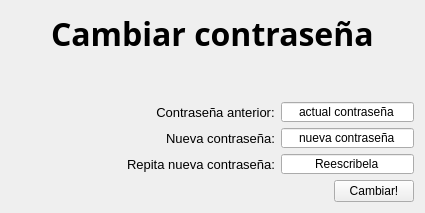
            <widget class="QWidget" name="CambiarContra">
             <layout class="QVBoxLayout" name="verticalLayout_10">
              <item>
               <layout class="QHBoxLayout" name="horizontalLayout_18">
                <item>
                 <spacer name="horizontalSpacer_17">
                  <property name="orientation">
                   <enum>Qt::Horizontal</enum>
                  </property>
                  <property name="sizeHint" stdset="0">
                   <size>
                    <width>40</width>
                    <height>20</height>
                   </size>
                  </property>
                 </spacer>
                </item>
                <item>
                 <widget class="QLabel" name="AlarmayNotif_4">
                  <property name="font">
                   <font>
                    <family>Myriad Pro</family>
                    <pointsize>24</pointsize>
                    <weight>75</weight>
                    <bold>true</bold>
                   </font>
                  </property>
                  <property name="text">
                   <string>Cambiar contraseña</string>
                  </property>
                 </widget>
                </item>
                <item>
                 <spacer name="horizontalSpacer_18">
                  <property name="orientation">
                   <enum>Qt::Horizontal</enum>
                  </property>
                  <property name="sizeHint" stdset="0">
                   <size>
                    <width>40</width>
                    <height>20</height>
                   </size>
                  </property>
                 </spacer>
                </item>
               </layout>
              </item>
              <item>
               <spacer name="verticalSpacer_8">
                <property name="orientation">
                 <enum>Qt::Vertical</enum>
                </property>
                <property name="sizeHint" stdset="0">
                 <size>
                  <width>20</width>
                  <height>40</height>
                 </size>
                </property>
               </spacer>
              </item>
              <item>
               <layout class="QHBoxLayout" name="horizontalLayout_19">
                <item>
                 <spacer name="horizontalSpacer_20">
                  <property name="orientation">
                   <enum>Qt::Horizontal</enum>
                  </property>
                  <property name="sizeHint" stdset="0">
                   <size>
                    <width>40</width>
                    <height>20</height>
                   </size>
                  </property>
                 </spacer>
                </item>
                <item>
                 <widget class="QLabel" name="ContraAnteriorLabel">
                  <property name="font">
                   <font>
                    <pointsize>10</pointsize>
                   </font>
                  </property>
                  <property name="text">
                   <string>Contraseña anterior:</string>
                  </property>
                  <property name="alignment">
                   <set>Qt::AlignCenter</set>
                  </property>
                 </widget>
                </item>
                <item>
                 <widget class="QLineEdit" name="ContraAnteriorLineEdit">
                  <property name="minimumSize">
                   <size>
                    <width>133</width>
                    <height>20</height>
                   </size>
                  </property>
                  <property name="maximumSize">
                   <size>
                    <width>133</width>
                    <height>20</height>
                   </size>
                  </property>
                  <property name="text">
                   <string>actual contraseña</string>
                  </property>
                  <property name="alignment">
                   <set>Qt::AlignCenter</set>
                  </property>
                 </widget>
                </item>
               </layout>
              </item>
              <item>
               <layout class="QHBoxLayout" name="horizontalLayout_20">
                <item>
                 <spacer name="horizontalSpacer_21">
                  <property name="orientation">
                   <enum>Qt::Horizontal</enum>
                  </property>
                  <property name="sizeHint" stdset="0">
                   <size>
                    <width>40</width>
                    <height>20</height>
                   </size>
                  </property>
                 </spacer>
                </item>
                <item>
                 <widget class="QLabel" name="CambiarContraLabel">
                  <property name="font">
                   <font>
                    <pointsize>10</pointsize>
                   </font>
                  </property>
                  <property name="text">
                   <string>Nueva contraseña:</string>
                  </property>
                  <property name="alignment">
                   <set>Qt::AlignCenter</set>
                  </property>
                 </widget>
                </item>
                <item>
                 <widget class="QLineEdit" name="CambiarContraLineEdit">
                  <property name="minimumSize">
                   <size>
                    <width>133</width>
                    <height>20</height>
                   </size>
                  </property>
                  <property name="maximumSize">
                   <size>
                    <width>133</width>
                    <height>20</height>
                   </size>
                  </property>
                  <property name="text">
                   <string>nueva contraseña</string>
                  </property>
                  <property name="alignment">
                   <set>Qt::AlignCenter</set>
                  </property>
                 </widget>
                </item>
               </layout>
              </item>
              <item>
               <layout class="QHBoxLayout" name="horizontalLayout_21">
                <item>
                 <spacer name="horizontalSpacer_22">
                  <property name="orientation">
                   <enum>Qt::Horizontal</enum>
                  </property>
                  <property name="sizeHint" stdset="0">
                   <size>
                    <width>40</width>
                    <height>20</height>
                   </size>
                  </property>
                 </spacer>
                </item>
                <item>
                 <widget class="QLabel" name="RepetirCambiarContraLabel">
                  <property name="font">
                   <font>
                    <pointsize>10</pointsize>
                   </font>
                  </property>
                  <property name="text">
                   <string>Repita nueva contraseña:</string>
                  </property>
                  <property name="alignment">
                   <set>Qt::AlignCenter</set>
                  </property>
                 </widget>
                </item>
                <item>
                 <widget class="QLineEdit" name="RepetirCambiarContraLineEdit">
                  <property name="minimumSize">
                   <size>
                    <width>133</width>
                    <height>20</height>
                   </size>
                  </property>
                  <property name="maximumSize">
                   <size>
                    <width>133</width>
                    <height>20</height>
                   </size>
                  </property>
                  <property name="text">
                   <string>Reescribela</string>
                  </property>
                  <property name="alignment">
                   <set>Qt::AlignCenter</set>
                  </property>
                 </widget>
                </item>
               </layout>
              </item>
              <item>
               <layout class="QHBoxLayout" name="horizontalLayout_22">
                <item>
                 <spacer name="horizontalSpacer_19">
                  <property name="orientation">
                   <enum>Qt::Horizontal</enum>
                  </property>
                  <property name="sizeHint" stdset="0">
                   <size>
                    <width>40</width>
                    <height>20</height>
                   </size>
                  </property>
                 </spacer>
                </item>
                <item>
                 <widget class="QPushButton" name="CambiarContraButton">
                  <property name="text">
                   <string>Cambiar!</string>
                  </property>
                 </widget>
                </item>
               </layout>
              </item>
             </layout>
            </widget>
